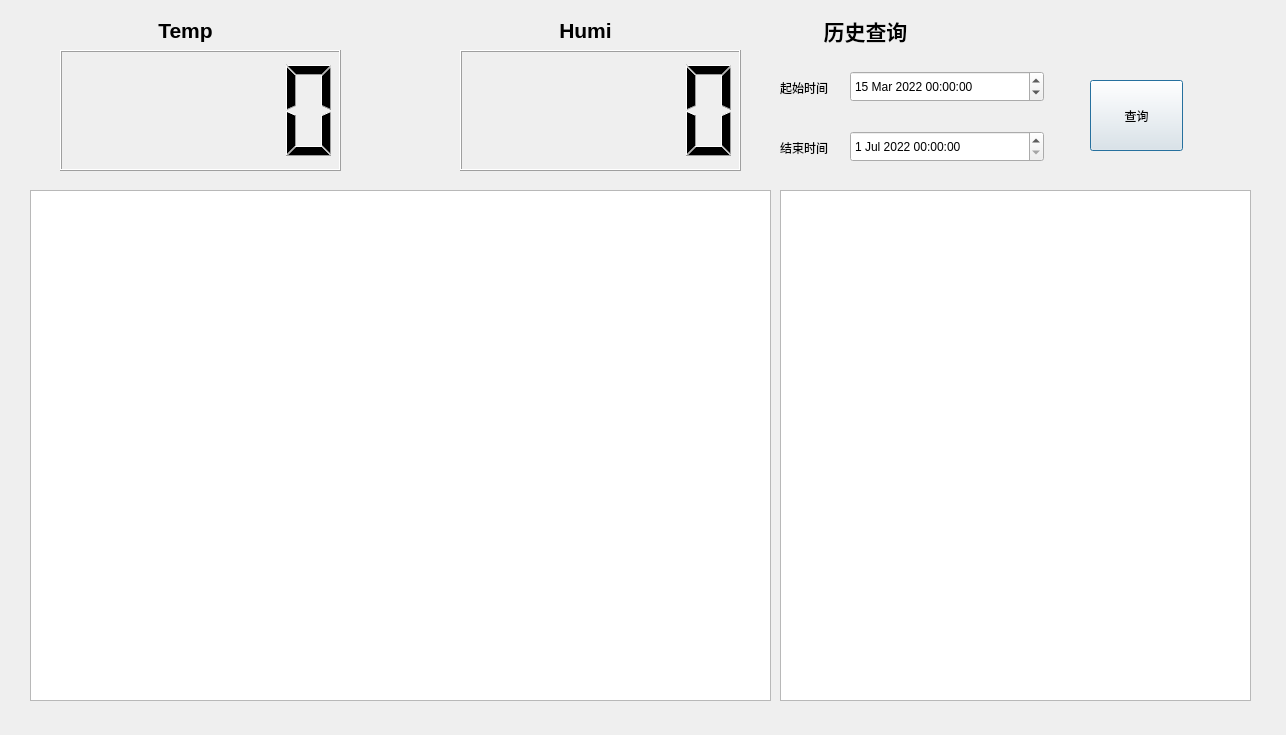
<?xml version="1.0" encoding="UTF-8"?>
<ui version="4.0">
 <class>Dialog</class>
 <widget class="QDialog" name="Dialog">
  <property name="geometry">
   <rect>
    <x>0</x>
    <y>0</y>
    <width>1286</width>
    <height>735</height>
   </rect>
  </property>
  <property name="windowTitle">
   <string>Dialog</string>
  </property>
  <widget class="QLCDNumber" name="Temp">
   <property name="geometry">
    <rect>
     <x>60</x>
     <y>50</y>
     <width>281</width>
     <height>121</height>
    </rect>
   </property>
   <property name="layoutDirection">
    <enum>Qt::LeftToRight</enum>
   </property>
  </widget>
  <widget class="QLabel" name="temp_label">
   <property name="geometry">
    <rect>
     <x>120</x>
     <y>10</y>
     <width>131</width>
     <height>41</height>
    </rect>
   </property>
   <property name="minimumSize">
    <size>
     <width>16</width>
     <height>17</height>
    </size>
   </property>
   <property name="sizeIncrement">
    <size>
     <width>12</width>
     <height>15</height>
    </size>
   </property>
   <property name="baseSize">
    <size>
     <width>16</width>
     <height>11</height>
    </size>
   </property>
   <property name="font">
    <font>
     <pointsize>16</pointsize>
     <weight>75</weight>
     <bold>true</bold>
    </font>
   </property>
   <property name="text">
    <string>Temp</string>
   </property>
   <property name="alignment">
    <set>Qt::AlignCenter</set>
   </property>
   <property name="wordWrap">
    <bool>false</bool>
   </property>
  </widget>
  <widget class="QChartView" name="graphicsView">
   <property name="geometry">
    <rect>
     <x>30</x>
     <y>190</y>
     <width>741</width>
     <height>511</height>
    </rect>
   </property>
  </widget>
  <widget class="QLabel" name="humi_label">
   <property name="geometry">
    <rect>
     <x>520</x>
     <y>10</y>
     <width>131</width>
     <height>41</height>
    </rect>
   </property>
   <property name="minimumSize">
    <size>
     <width>16</width>
     <height>17</height>
    </size>
   </property>
   <property name="sizeIncrement">
    <size>
     <width>12</width>
     <height>15</height>
    </size>
   </property>
   <property name="baseSize">
    <size>
     <width>16</width>
     <height>11</height>
    </size>
   </property>
   <property name="font">
    <font>
     <pointsize>16</pointsize>
     <weight>75</weight>
     <bold>true</bold>
    </font>
   </property>
   <property name="text">
    <string>Humi</string>
   </property>
   <property name="alignment">
    <set>Qt::AlignCenter</set>
   </property>
   <property name="wordWrap">
    <bool>false</bool>
   </property>
  </widget>
  <widget class="QLCDNumber" name="Humi">
   <property name="geometry">
    <rect>
     <x>460</x>
     <y>50</y>
     <width>281</width>
     <height>121</height>
    </rect>
   </property>
   <property name="layoutDirection">
    <enum>Qt::LeftToRight</enum>
   </property>
  </widget>
  <widget class="QLabel" name="history_label">
   <property name="geometry">
    <rect>
     <x>800</x>
     <y>10</y>
     <width>131</width>
     <height>41</height>
    </rect>
   </property>
   <property name="minimumSize">
    <size>
     <width>16</width>
     <height>17</height>
    </size>
   </property>
   <property name="sizeIncrement">
    <size>
     <width>12</width>
     <height>15</height>
    </size>
   </property>
   <property name="baseSize">
    <size>
     <width>16</width>
     <height>11</height>
    </size>
   </property>
   <property name="font">
    <font>
     <pointsize>16</pointsize>
     <weight>75</weight>
     <bold>true</bold>
    </font>
   </property>
   <property name="text">
    <string>历史查询</string>
   </property>
   <property name="alignment">
    <set>Qt::AlignCenter</set>
   </property>
   <property name="wordWrap">
    <bool>false</bool>
   </property>
  </widget>
  <widget class="QDateTimeEdit" name="end_time">
   <property name="geometry">
    <rect>
     <x>850</x>
     <y>131</y>
     <width>194</width>
     <height>31</height>
    </rect>
   </property>
   <property name="dateTime">
    <datetime>
     <hour>0</hour>
     <minute>0</minute>
     <second>0</second>
     <year>2022</year>
     <month>7</month>
     <day>1</day>
    </datetime>
   </property>
  </widget>
  <widget class="QDateTimeEdit" name="begain_time">
   <property name="geometry">
    <rect>
     <x>850</x>
     <y>71</y>
     <width>194</width>
     <height>31</height>
    </rect>
   </property>
   <property name="dateTime">
    <datetime>
     <hour>0</hour>
     <minute>0</minute>
     <second>0</second>
     <year>2022</year>
     <month>3</month>
     <day>15</day>
    </datetime>
   </property>
  </widget>
  <widget class="QLabel" name="label_begain_time">
   <property name="geometry">
    <rect>
     <x>780</x>
     <y>80</y>
     <width>72</width>
     <height>15</height>
    </rect>
   </property>
   <property name="text">
    <string>起始时间</string>
   </property>
  </widget>
  <widget class="QLabel" name="label_end_time">
   <property name="geometry">
    <rect>
     <x>780</x>
     <y>140</y>
     <width>72</width>
     <height>15</height>
    </rect>
   </property>
   <property name="text">
    <string>结束时间</string>
   </property>
  </widget>
  <widget class="QPushButton" name="pushButton">
   <property name="geometry">
    <rect>
     <x>1090</x>
     <y>80</y>
     <width>93</width>
     <height>71</height>
    </rect>
   </property>
   <property name="text">
    <string>查询</string>
   </property>
  </widget>
  <widget class="QTableView" name="tableView">
   <property name="geometry">
    <rect>
     <x>780</x>
     <y>190</y>
     <width>471</width>
     <height>511</height>
    </rect>
   </property>
  </widget>
 </widget>
 <customwidgets>
  <customwidget>
   <class>QChartView</class>
   <extends>QGraphicsView</extends>
   <header>PyQt5.QtChart</header>
  </customwidget>
 </customwidgets>
 <resources/>
 <connections/>
</ui>
